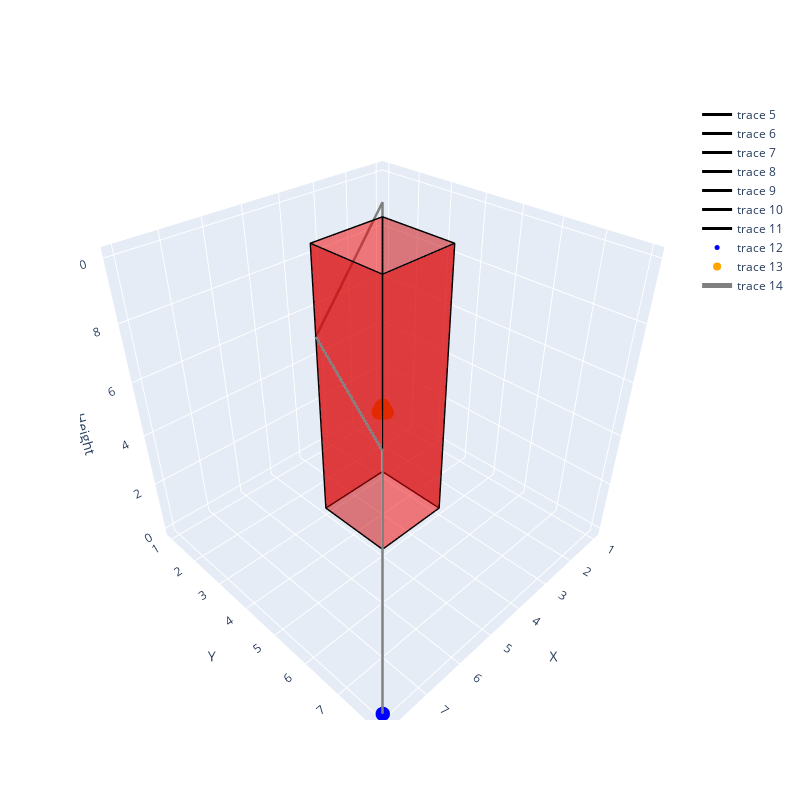

Source (notebook cell):
### Code cell
initial_plot(delivary_locations=dest, obstacles=obstacles_2, dp=source, route = route.copy())

### Figure 1 — Plotly figure (JSON) as saved in the notebook; plotly's stock layout.template omitted (floating-point values rounded to 4 significant figures)
{"data": [{"color": "red", "i": [0, 0], "j": [1, 2], "k": [2, 3], "opacity": 0.5, "type": "mesh3d", "x": [3, 5, 5, 3], "y": [3, 3, 3, 3], "z": [0, 0, 10, 10]}, {"color": "red", "i": [0, 0], "j": [1, 2], "k": [2, 3], "opacity": 0.5, "type": "mesh3d", "x": [5, 5, 5, 5], "y": [3, 5, 5, 3], "z": [0, 0, 10, 10]}, {"color": "red", "i": [0, 0], "j": [1, 2], "k": [2, 3], "opacity": 0.5, "type": "mesh3d", "x": [5, 3, 3, 5], "y": [5, 5, 5, 5], "z": [0, 0, 10, 10]}, {"color": "red", "i": [0, 0], "j": [1, 2], "k": [2, 3], "opacity": 0.5, "type": "mesh3d", "x": [3, 3, 3, 3], "y": [5, 3, 3, 5], "z": [0, 0, 10, 10]}, {"color": "red", "i": [0, 0], "j": [1, 2], "k": [2, 3], "opacity": 0.5, "type": "mesh3d", "x": [3, 3, 3, 3], "y": [3, 3, 3, 3], "z": [0, 0, 10, 10]}, {"line": {"color": "black", "width": 3}, "mode": "lines", "type": "scatter3d", "x": [3, 5, 5, 3, 3, 3], "y": [3, 3, 5, 5, 3, 3], "z": [10, 10, 10, 10, 10, 10]}, {"line": {"color": "black", "width": 3}, "mode": "lines", "type": "scatter3d", "x": [3, 5, 5, 3, 3, 3], "y": [3, 3, 5, 5, 3, 3], "z": [0, 0, 0, 0, 0, 0]}, {"line": {"color": "black", "width": 3}, "mode": "lines", "type": "scatter3d", "x": [3, 3, 5, 5, 3], "y": [3, 3, 3, 3, 3], "z": [0, 10, 10, 0, 0]}, {"line": {"color": "black", "width": 3}, "mode": "lines", "type": "scatter3d", "x": [5, 5, 5, 5, 5], "y": [3, 3, 5, 5, 3], "z": [0, 10, 10, 0, 0]}, {"line": {"color": "black", "width": 3}, "mode": "lines", "type": "scatter3d", "x": [5, 5, 3, 3, 5], "y": [5, 5, 5, 5, 5], "z": [0, 10, 10, 0, 0]}, {"line": {"color": "black", "width": 3}, "mode": "lines", "type": "scatter3d", "x": [3, 3, 3, 3, 3], "y": [5, 5, 3, 3, 5], "z": [0, 10, 10, 0, 0]}, {"line": {"color": "black", "width": 3}, "mode": "lines", "type": "scatter3d", "x": [3, 3, 3, 3, 3], "y": [3, 3, 3, 3, 3], "z": [0, 10, 10, 0, 0]}, {"marker": {"color": "blue", "size": 5}, "mode": "markers", "type": "scatter3d", "x": [8], "y": [8], "z": [0]}, {"marker": {"color": "orange", "size": 8}, "mode": "markers", "type": "scatter3d", "x": [1], "y": [1], "z": [0]}, {"line": {"color": "gray", "width": 5}, "mode": "lines", "type": "scatter3d", "x": [1, 1, 5, 8, 8, 8, 5, 1, 1], "y": [1, 1, 3, 8, 8, 8, 3, 1, 1], "z": [0, 9, 7, 9, 0, 9, 7, 9, 0]}], "layout": {"height": 800, "scene": {"aspectmode": "cube", "xaxis": {"title": {"text": "X"}}, "yaxis": {"title": {"text": "Y"}}, "zaxis": {"title": {"text": "Height"}}}, "width": 800}}
